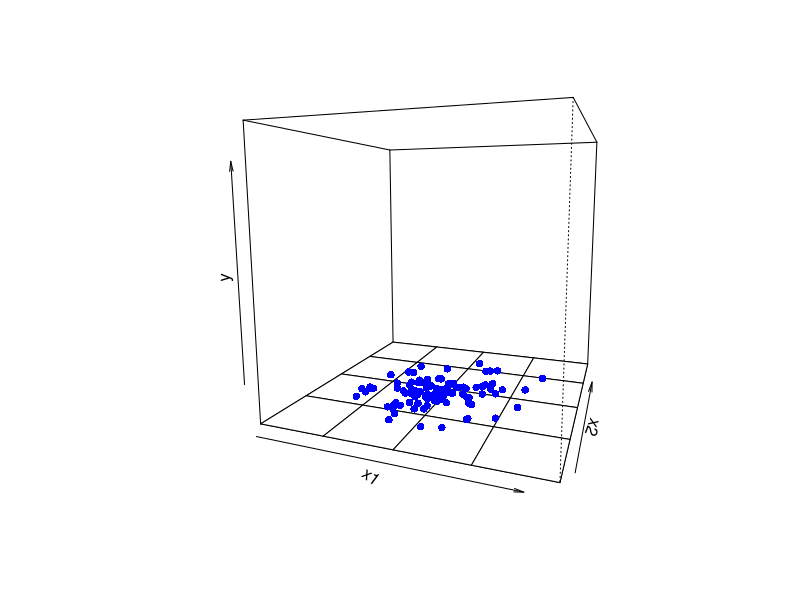
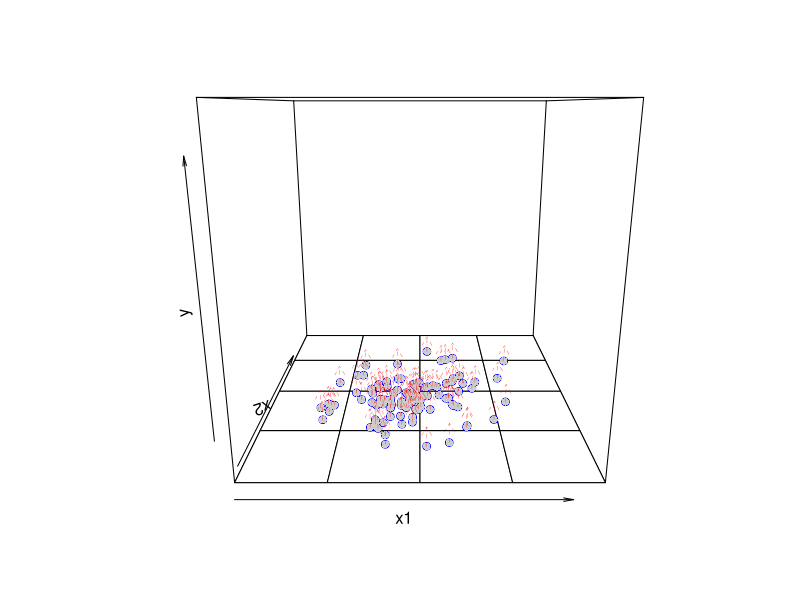
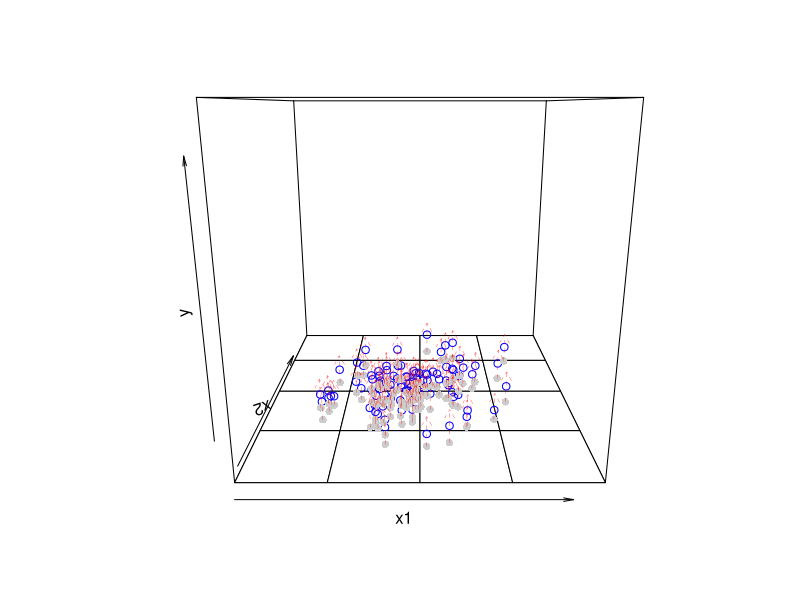
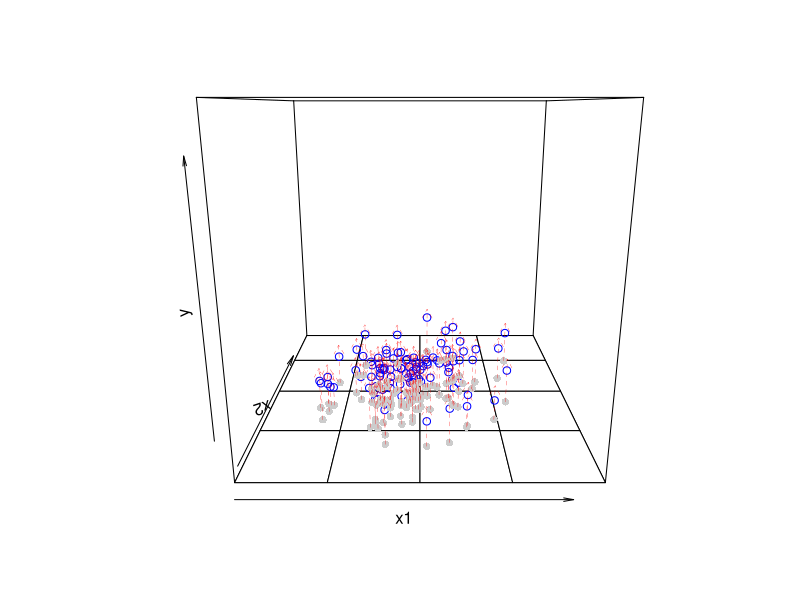
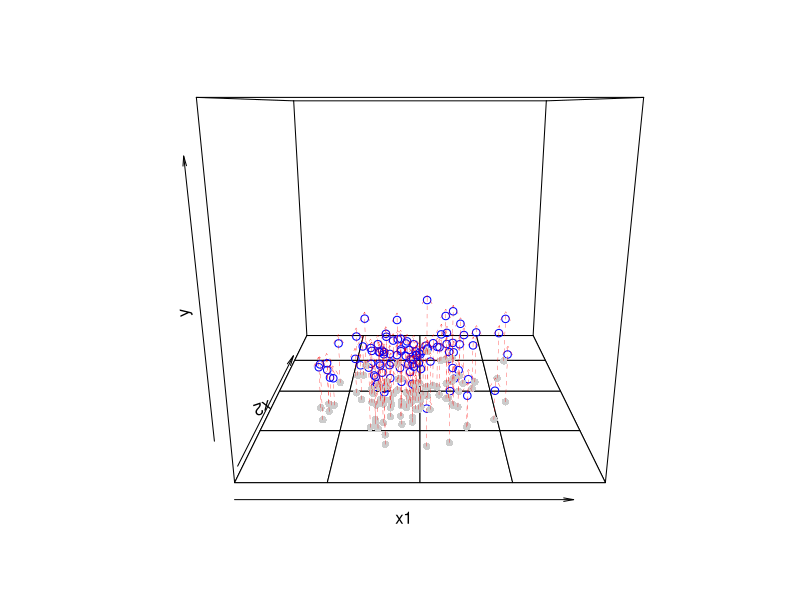
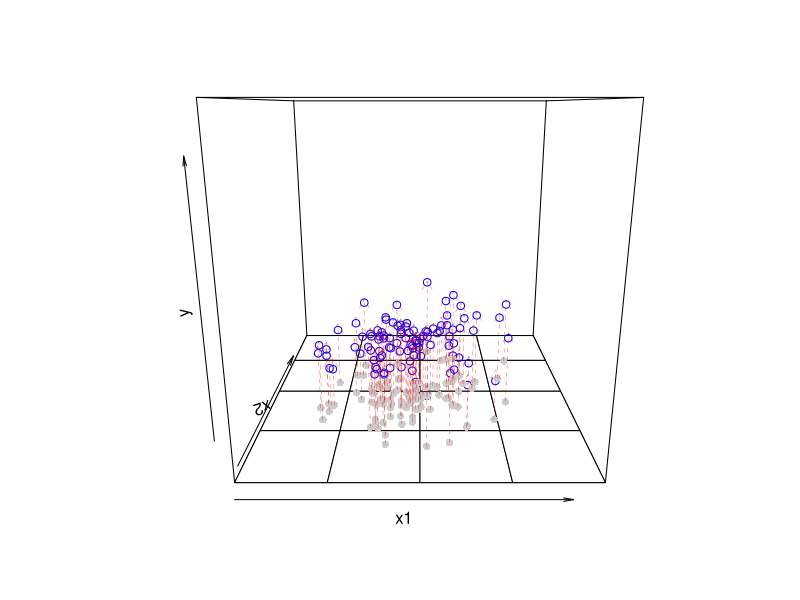
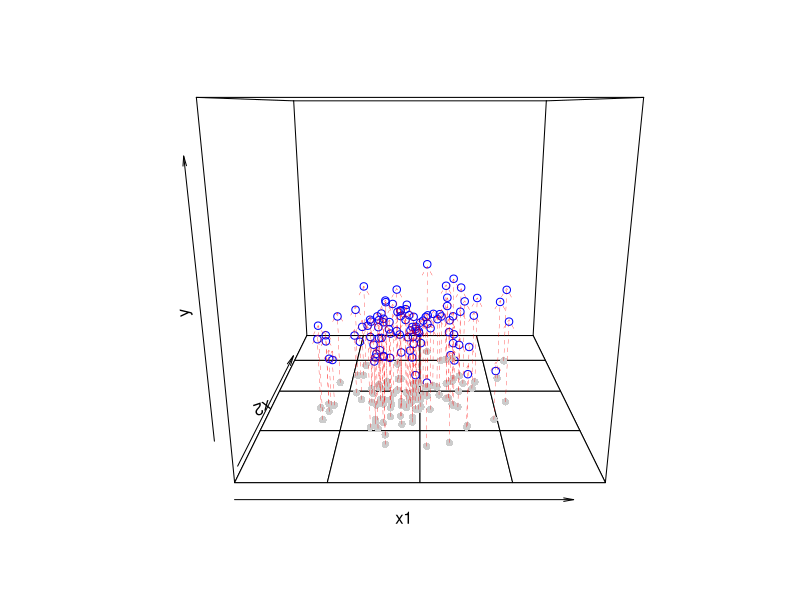
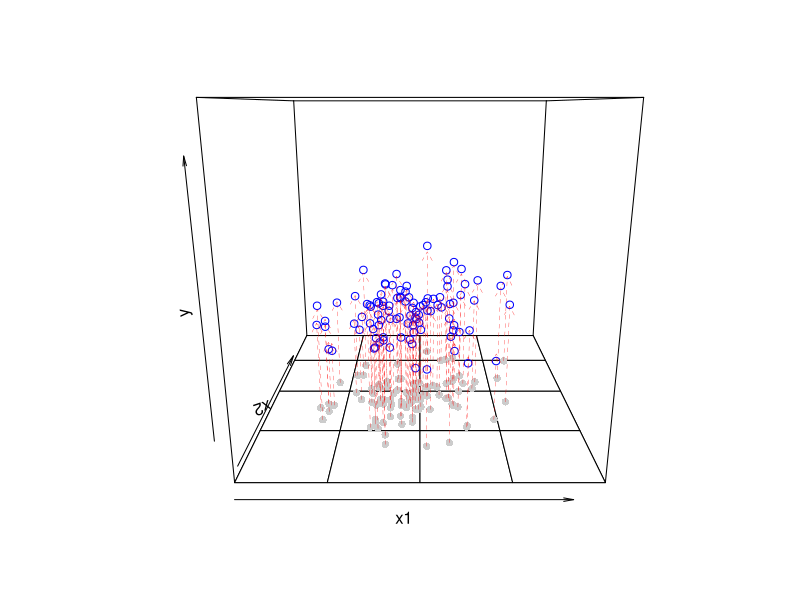

Source code (R) for these figures, in order:
## multicollinearity-plots.R
## 3-dimensional demonstration of multicollinearity using persp
## Author: Paul Johnson
## Date: 2011-10-22

## This is a set of functions that faciliates the examination
## of multicollinearity. The "true" relationship is
##
##  y[i] = 0.2 * x1[i] + 0.2 * x2[i] + e
##
## where e is Normal(0, stde^2).  The slope coefficients
## are written into the function genCorrelatedData, the
## error standard deviation stde can be set as a user
## argument for that function.

## If you run through this whole thing, you will be
## asked by R to hit return to see the next graph
## several times.

## The main objective here is to demonstrate multicollinearity to
## regression students.


magRange <- function(x, mult = 1.25){
  xr <- range(x)
  magXr <- xr +  c(-1, 1) * (mult-1) * diff(xr)
  magXr
}

plotSeq <- function(x, length.out=length(x)){
  xr <- range(x)
  pseq <- seq(xr[1], xr[2], length.out=length.out)
  pseq
}



mcGraph1 <- function (x1, x2, y, theta=0, phi=15){
  x1range <- magRange(x1, 1.25)
  x2range <- magRange(x2, 1.25)
  yrange <- magRange(y, 1.5)
  
  zZero <- outer( plotSeq(x1range, l=5), plotSeq(x2range, l=5), function( a,b) { a*b*0 + yrange[1] } )
  
  res <- persp(x=plotSeq(x1range, l=5), y= plotSeq(x2range, l=5), z=zZero, zlim=yrange, lwd=1, xlab="x1",ylab="x2",zlab="y", theta=theta, phi=phi)
  
  yMinimum <- rep(yrange[1] , length(x1))
  mypoints1 <- trans3d ( x1, x2, yMinimum, pmat = res )
  points( mypoints1, pch = 16, col= "blue")
}



mcGraph2 <- function(x1,x2,y, shrinky=1, theta=0, phi=15){
  x1range <- magRange(x1, 1.25)
  x2range <- magRange(x2, 1.25)
  yrange <- magRange(y, 1.5)
  
##
  zZero <- outer( plotSeq(x1range, l = 5), plotSeq(x2range, l = 5), function( a,b) { a*b*0 + yrange[1] } )

  res <- persp(x = plotSeq(x1range, l = 5), y = plotSeq(x2range, l = 5), z = zZero, zlim = yrange, lwd = 1, xlab = "x1", ylab = "x2", zlab = "y", theta = theta, phi=phi)
  
  mypoints1 <- trans3d ( x1, x2 ,yrange[1], pmat = res )
  newy <- shrinky * (y - yrange[1]) + yrange[1]
  mypoints2 <- trans3d ( x1 , x2 , newy , pmat = res )
  points( mypoints2, pch = 1, col= "blue")
  points( mypoints1, pch = 16, col=gray(0.8))
  
  mypoints2s <- trans3d ( x1, x2, (0.8)*newy, pmat =res )
  arrows ( mypoints1$x , mypoints1$y , mypoints2s$x , mypoints2s$y , col="red" , lty = 2, lwd=0.3, length=0.1)
}




mcGraph3 <- function(x1, x2, y, theta = 0, phi = 15){
  x1range <- magRange(x1, 1.25)
  x2range <- magRange(x2, 1.25)
  yrange <- magRange(y, 1.5)
  
  
  zZero <- outer( plotSeq(x1range, l = 5), plotSeq(x2range, l = 5), function( a, b) { a*b*0 + yrange[1] } )
  
  
  res <- persp(x = plotSeq(x1range, l = 5), y = plotSeq(x2range, l = 5), z = zZero, zlim = yrange, lwd = 1, xlab = "x1", ylab = "x2", zlab = "y", theta = theta, phi = phi)
  
  mypoints1 <- trans3d( x1, x2, yrange[1], pmat = res )
  
  mypoints2 <- trans3d( x1, x2, y, pmat = res )
  points( mypoints2, pch = 1, col = "blue")
  points( mypoints1, pch = 16, col = gray(0.8))
 
  m1 <- lm( y ~ x1 + x2)
  # summary (m1)
 
  x1seq <- plotSeq (x1range, length = 20)
  x2seq <- plotSeq (x2range , length = 20)
  
  zplane <- outer ( x1seq, x2seq, function(a, b) { predict(m1,
    newdata = data.frame( x1 = a, x2 = b ))} )
  
  for( i in 1:length(x1seq) ){
    lines(trans3d(x1seq[i], x2seq, zplane[i,], pmat = res), lwd = 0.3)
  }
  for( j in 1:length(x2seq) ){
    lines(trans3d(x1seq, x2seq[j], zplane[,j], pmat = res), lwd = 0.3)
  }
  
  mypoints4 <- trans3d (x1 , x2 , fitted(m1) , pmat =res )
##  points(mypoints4)
  newy <- ifelse(fitted(m1) < y, fitted(m1)+ 0.8*(y-fitted(m1)),
                 fitted(m1) + 0.8 * (y-fitted(m1)))
  mypoints2s <- trans3d ( x1, x2, newy, pmat =res )
   
  arrows ( mypoints4$x , mypoints4$y , mypoints2s$x , mypoints2s$y , col = "red" , lty = 4, lwd = 0.3, length = 0.1)
  summary(m1)
}



genCorrelatedData <- function(N = 100, means = c(50,50), sds = c(10,10), rho = 0.0, stde = 1){ 
  require(MASS)
  corr.mat <- matrix(c(1,rho,rho,1), nrow = 2)
  stds.vec <- c(10,10)
  sigma <- diag(sds) %*% corr.mat %*% diag(sds)
  x.mat <-  mvrnorm(n = N, mu = means, Sigma = sigma)
  y = 0 + 0.2* x.mat[,1] + 0.2 * x.mat[,2] + stde*rnorm (100,m = 0, s = 1)
  dat <- data.frame(x.mat, y)
  names(dat) <- c("x1", "x2", "y")
  dat
}
  

##
##pdf(file="mcplots%03d.pdf", onefile=F, paper="special", height=6, width=6)

## Now we get to use those functions to create
## data and plots.


## Create data with x1 and x2 correlated at 0.10
dat <- genCorrelatedData(rho=.1, stde=10)

mcGraph1(dat$x1, dat$x2, dat$y, theta=20, phi=8)


## This will "grow" the "cloud" of points up from the
## x1-x2 axis
mcGraph2(dat$x1, dat$x2, dat$y, shrinky = 0.0, theta = 0) 
mcGraph2(dat$x1, dat$x2, dat$y, shrinky = 0.1, theta = 0) 
mcGraph2(dat$x1, dat$x2, dat$y, shrinky = 0.2, theta = 0)
mcGraph2(dat$x1, dat$x2, dat$y, shrinky = 0.3, theta = 0) 
mcGraph2(dat$x1, dat$x2, dat$y, shrinky = 0.4, theta = 0) 
mcGraph2(dat$x1, dat$x2, dat$y, shrinky = 0.5, theta = 0)
mcGraph2(dat$x1, dat$x2, dat$y, shrinky = 0.6, theta = 0) 
mcGraph2(dat$x1, dat$x2, dat$y, shrinky = 0.7, theta = 0) 
mcGraph2(dat$x1, dat$x2, dat$y, shrinky = 0.8, theta = 0)
mcGraph2(dat$x1, dat$x2, dat$y, shrinky = 0.9, theta = 0) 
mcGraph2(dat$x1, dat$x2, dat$y, shrinky = 1, theta = 0)

##rotate this

mcGraph2(dat$x1, dat$x2, dat$y, shrinky = 1, theta = 20)
mcGraph2(dat$x1, dat$x2, dat$y, shrinky = 1, theta = 40)
mcGraph2(dat$x1, dat$x2, dat$y, shrinky = 1, theta = 60)
mcGraph2(dat$x1, dat$x2, dat$y, shrinky = 1, theta = 80)
mcGraph2(dat$x1, dat$x2, dat$y, shrinky = 1, theta = 100)
mcGraph2(dat$x1, dat$x2, dat$y, shrinky = 1, theta = 120)
mcGraph2(dat$x1, dat$x2, dat$y, shrinky = 1, theta = 140)
mcGraph2(dat$x1, dat$x2, dat$y, shrinky = 1, theta = 160)

## once they reach the top, make them glitter a while
par(ask=TRUE)
for(i in 1:20){
mcGraph2(dat$x1, dat$x2, dat$y, shrinky = runif(length(dat$x1), .9,1.1), theta = 0)
}
par(ask=FALSE)

mcGraph3(dat$x1, dat$x2, dat$y, theta = 0)

dat2 <- genCorrelatedData(rho = 0, stde = 10)

mcGraph3(dat2$x1, dat2$x2, dat2$y, theta = 0, phi = 10)

mcGraph3(dat2$x1, dat2$x2, dat2$y, theta = 30, phi = 10)

mcGraph3(dat2$x1, dat2$x2, dat2$y, theta = -30, phi = 10)

mcGraph3(dat2$x1, dat2$x2, dat2$y, theta = -30, phi = -10)

mcGraph3(dat2$x1, dat2$x2, dat2$y, theta = -30, phi = -15)



## Now, back to work. Run regressions with not-strongly
## correlated data
par(ask = T)

modset1 <- list()
for(i in 1:20){
  dat2 <- genCorrelatedData(rho = .1, stde = 7)
  summary(lm( y ~ x1 + x2 , data = dat2))
  modset1[[i]] <- mcGraph3(dat2$x1, dat2$x2, dat2$y, theta = -30)
}


## Fit regressions with strongly correlated data
par(ask = T)

modset2 <- list()
for(i in 1:20){
  dat2 <- genCorrelatedData(rho = .981, stde = 7)
  summary(lm( y ~ x1 + x2 , data = dat2))
  modset2[[i]] <- mcGraph3(dat2$x1, dat2$x2, dat2$y, theta = -30)
}

par(ask = F)

##Compare the estimated coefficients for model sets 1 and 2
 lapply(modset1, coef)

 lapply(modset2, coef)

## Turn off the ask permission on plots

##dev.off()
